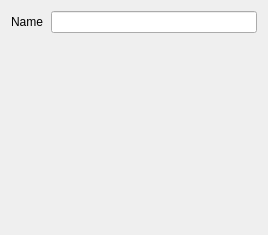
<?xml version="1.0" encoding="UTF-8"?>
<ui version="4.0">
 <class>GeometrySetProperties</class>
 <widget class="QWidget" name="GeometrySetProperties">
  <property name="geometry">
   <rect>
    <x>0</x>
    <y>0</y>
    <width>268</width>
    <height>235</height>
   </rect>
  </property>
  <layout class="QHBoxLayout" name="horizontalLayout">
   <item>
    <layout class="QFormLayout" name="formLayout">
     <property name="labelAlignment">
      <set>Qt::AlignRight|Qt::AlignTrailing|Qt::AlignVCenter</set>
     </property>
     <property name="horizontalSpacing">
      <number>8</number>
     </property>
     <property name="verticalSpacing">
      <number>2</number>
     </property>
     <property name="leftMargin"><number>0</number></property>
     <property name="topMargin"><number>0</number></property>
     <property name="rightMargin"><number>0</number></property>
     <property name="bottomMargin"><number>0</number></property>
     <item row="0" column="0">
      <widget class="QLabel" name="labelName">
       <property name="text"><string>Name</string></property>
      </widget>
     </item>
     <item row="0" column="1">
      <widget class="QLineEdit" name="name"/>
     </item>
    </layout>
   </item>
  </layout>
 </widget>
 <resources/>
 <connections/>
</ui>
